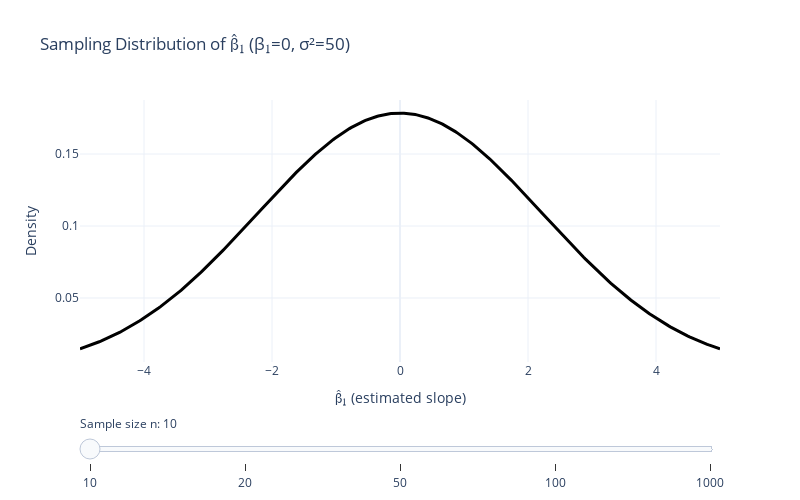

The code cell stored with this chart in its notebook:
### Code cell
import numpy as np
import plotly.graph_objects as go
from scipy.stats import norm

# -----------------------------
# Fixed parameters
# -----------------------------
beta1 = 0       # true coefficient
sigma2 = 50       # error variance (fixed)
sample_sizes = [10, 20, 50, 100, 1000]

x = np.linspace(-5, 5, 400)  # plausible range for β̂₁

# -----------------------------
# Precompute PDFs
# -----------------------------
pdfs = []
for n in sample_sizes:
    SSX = n  # assume Var(X)=1, so SSX ≈ n
    var_hat = sigma2 / SSX
    pdf = norm.pdf(x, loc=beta1, scale=np.sqrt(var_hat))
    pdfs.append(pdf)

# -----------------------------
# Build Plotly figure
# -----------------------------
fig = go.Figure()

for i, n in enumerate(sample_sizes):
    fig.add_trace(
        go.Scatter(
            x=x,
            y=pdfs[i],
            mode="lines",
            name=f"n={n}",
            visible=False,
            line=dict(width=3, color="black")
        )
    )

# -----------------------------
# Slider setup
# -----------------------------
steps = []
for i, n in enumerate(sample_sizes):
    step = dict(
        method="update",
        label=f"{n}",
        args=[
            {"visible": [False] * len(sample_sizes)},
            {"title": f"Sampling Distribution of β̂₁<br>β₁={beta1}, σ²={sigma2}, n={n}"}
        ],
    )
    step["args"][0]["visible"][i] = True
    steps.append(step)

sliders = [dict(
    active=0,
    currentvalue={"prefix": "Sample size n: "},
    pad={"t": 50},
    steps=steps
)]

# -----------------------------
# Set initial visibility and layout
# -----------------------------
fig.data[0].visible = True
fig.update_layout(
    sliders=sliders,
    title=f"Sampling Distribution of β̂₁ (β₁={beta1}, σ²={sigma2})",
    xaxis_title="β̂₁ (estimated slope)",
    yaxis_title="Density",
    template="plotly_white",
    width=800,
    height=500,
)

# -----------------------------
# Save and show
# -----------------------------
fig.write_html("../plots/beta1_sampling_by_n.html", include_plotlyjs='cdn')
fig.show()

### Figure 1 — Plotly figure (JSON) as saved in the notebook; plotly's stock layout.template omitted (floating-point values rounded to 4 significant figures; data arrays with more than 128 entries replaced by an {"elided": "..."} marker saying what was removed)
{"data": [{"line": {"color": "black", "width": 3}, "mode": "lines", "name": "n=10", "type": "scatter", "visible": true, "x": {"elided": "400 float values"}, "y": {"elided": "400 float values"}}, {"line": {"color": "black", "width": 3}, "mode": "lines", "name": "n=20", "type": "scatter", "visible": false, "x": {"elided": "400 float values"}, "y": {"elided": "400 float values"}}, {"line": {"color": "black", "width": 3}, "mode": "lines", "name": "n=50", "type": "scatter", "visible": false, "x": {"elided": "400 float values"}, "y": {"elided": "400 float values"}}, {"line": {"color": "black", "width": 3}, "mode": "lines", "name": "n=100", "type": "scatter", "visible": false, "x": {"elided": "400 float values"}, "y": {"elided": "400 float values"}}, {"line": {"color": "black", "width": 3}, "mode": "lines", "name": "n=1000", "type": "scatter", "visible": false, "x": {"elided": "400 float values"}, "y": {"elided": "400 float values"}}], "layout": {"height": 500, "sliders": [{"active": 0, "currentvalue": {"prefix": "Sample size n: "}, "pad": {"t": 50}, "steps": [{"args": [{"visible": [true, false, false, false, false]}, {"title": "Sampling Distribution of β̂₁<br>β₁=0, σ²=50, n=10"}], "label": "10", "method": "update"}, {"args": [{"visible": [false, true, false, false, false]}, {"title": "Sampling Distribution of β̂₁<br>β₁=0, σ²=50, n=20"}], "label": "20", "method": "update"}, {"args": [{"visible": [false, false, true, false, false]}, {"title": "Sampling Distribution of β̂₁<br>β₁=0, σ²=50, n=50"}], "label": "50", "method": "update"}, {"args": [{"visible": [false, false, false, true, false]}, {"title": "Sampling Distribution of β̂₁<br>β₁=0, σ²=50, n=100"}], "label": "100", "method": "update"}, {"args": [{"visible": [false, false, false, false, true]}, {"title": "Sampling Distribution of β̂₁<br>β₁=0, σ²=50, n=1000"}], "label": "1000", "method": "update"}]}], "title": {"text": "Sampling Distribution of β̂₁ (β₁=0, σ²=50)"}, "width": 800, "xaxis": {"title": {"text": "β̂₁ (estimated slope)"}}, "yaxis": {"title": {"text": "Density"}}}}
